Frame 1 (no input): blank canvas, image omitted
Frame 60 (the mouse pressed at the canvas centre just before this capture): blank canvas, image omitted
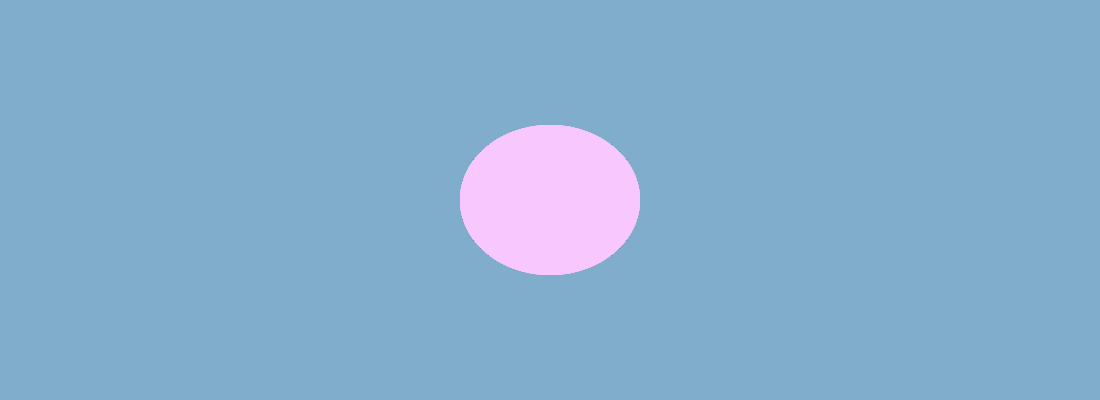
Frame 120 (the mouse held since frame 60 and released just before this capture)

The Processing sketch whose frames 1 and 60 were blank and that drew this single picture after the mouse press (run headless with seeded random() and noise(); from frame 60 on, the mouse is pressed at the canvas centre):

// Processing sketch: processing_65451
// ── processing_65451.pde

/******************************************
 *  Color Response
 *
 *  This draws fading spheres of color using the x and y possitions of the mouse.  
 *
 *  Angela Stempel 07/14/12
 ******************************************/
int ellipseDiam = 20;
void setup() {
  size(1100, 400);
  smooth();
  noCursor();
}

void draw() {
  // previous positions of the circle
  //ellipse(mouseX, mouseY, ellipseDiam, ellipseDiam);

  fill(abs(mouseX-(2*mouseY)), mouseY, mouseX-mouseY, 5); // for trail color
  noStroke();
  rect(0, 0, width, height);
  
  if (mousePressed == true) {
      fill (mouseX, mouseY, abs(mouseX-mouseY), 70);
      //ellipsePulse(mouseX, mouseY, abs(ellipseDiam - mouseY) + 10, abs(mouseY-50) + 10);
       noStroke(); 
       ellipse(mouseX, mouseY, ellipseDiam - mouseY, abs(mouseY-50));

  }
  
   else {
      fill (120, 20);
      noStroke();
      rect(0, 0, width, height);
   }
}
